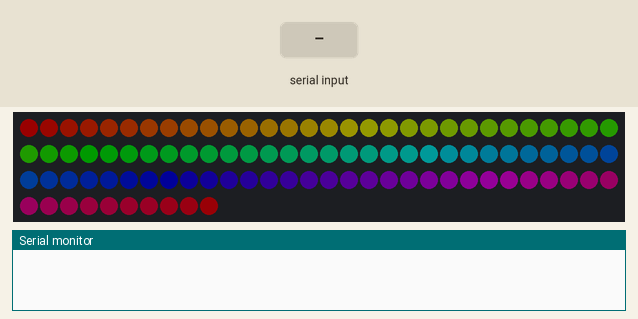
Recording of a program running on a simulated SparkFun Pro Micro, built with avr-gcc and run on an emulated ATmega32U4. Parts: 100 RGB LEDs in strip order, left to right, continuing on the next row, the last lines printed to the serial monitor. The inputs (shaded band) are chosen by the test bench. Dim RGB values are drawn brighter than linear.

Above: at 0.17 s.
At 1.2 s:
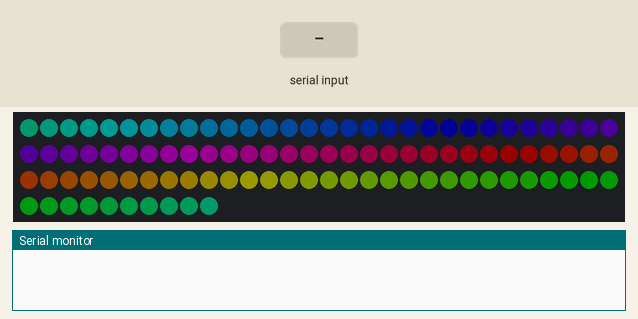
1.3 s: "1\n" received over Serial
At 1.69 s:
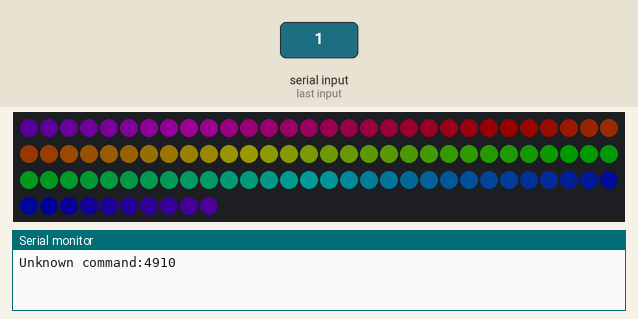
Timing chart, 0 to 4.3 s (numbered marks = the images above; inputs shaded):
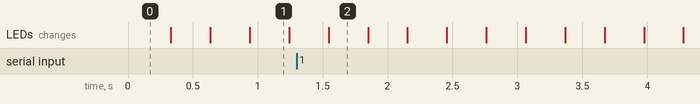

The program:

main.cpp
```cpp
#include <Arduino.h>
#include <NeoPixelBus.h>
#include <math.h>

enum class cmd_t {
  CMD_RESET = 'r',
};

const uint8_t STRIP_COUNT = 50;
const uint16_t LED_COUNT = STRIP_COUNT * 2;  // 60LED/m
const uint16_t LED_PIN = 2;
const float LED_BRIGHTNESS = 0.05; // max 0.5

const RgbColor COLOR_OFF(0, 0, 0);

NeoPixelBus<NeoRgbFeature, Neo800KbpsMethod> strip(LED_COUNT, LED_PIN);

const double DECAY_PERIOD = 0.01;  // brightness lost per ms

uint8_t serial_buf[100];
uint8_t serial_buf_len = 0;

void setup() {
  strip.Begin();
  Serial.begin(1000000);
}

void clearLeds() {
  strip.ClearTo(COLOR_OFF);
  strip.Show();
}

const double HUE_SHIFT_PER_LED = 1.0 / LED_COUNT;
const double HUE_SHIFT_PER_MS = 0.0005;

void updateLeds() {
  double now = millis();
  for (uint8_t i = 0; i < LED_COUNT; i++) {
    double hue = 0 + i * HUE_SHIFT_PER_LED + HUE_SHIFT_PER_MS * now;
    hue = fabs(fmod(hue, 1.0));
    HslColor color(hue, 1.0, LED_BRIGHTNESS);
    strip.SetPixelColor(i, color);
  }
  strip.Show();
}

void onSerialReceive() {
  switch (static_cast<cmd_t>(serial_buf[0])) {
    case cmd_t::CMD_RESET:
      clearLeds();
      break;
    default:
      Serial.print("Unknown command:");
      for (uint8_t i = 0; i < serial_buf_len; i++) {
        Serial.print(serial_buf[i]);
      }
      Serial.println();
      break;
  }
}

void loop() {
  while (Serial.available()) {
    char c = Serial.read();
    serial_buf[serial_buf_len++] = c;
    if (c == '\n' && serial_buf_len >= 2) {
      onSerialReceive();
      serial_buf_len = 0;
    }
  }
  updateLeds();
  // strip.SetPixelColor(0, RgbColor(0xFF, 0, 0));
  // strip.SetPixelColor(1, RgbColor(0, 0xFF, 0));
  // strip.SetPixelColor(2, RgbColor(0, 0, 0xFF));
  // strip.Show();
}
```
